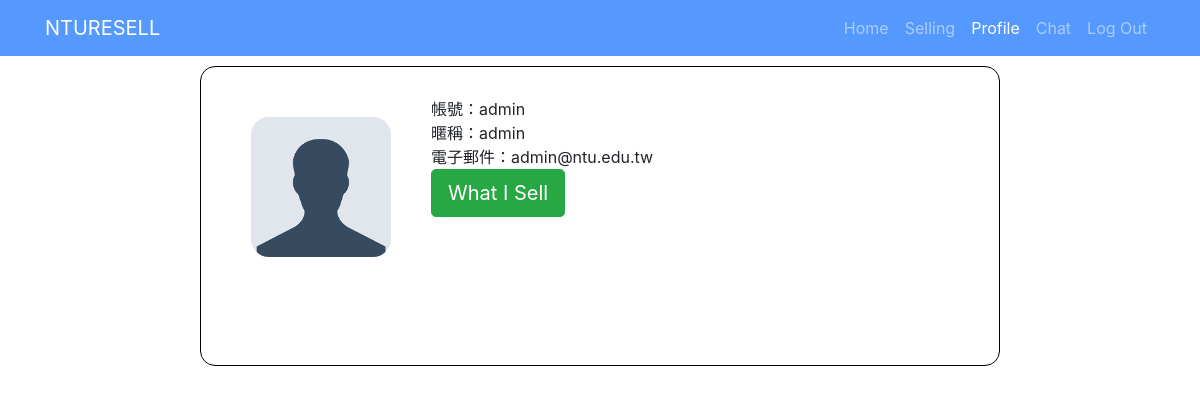
Before: /profile/ (signed in) with the older database file.
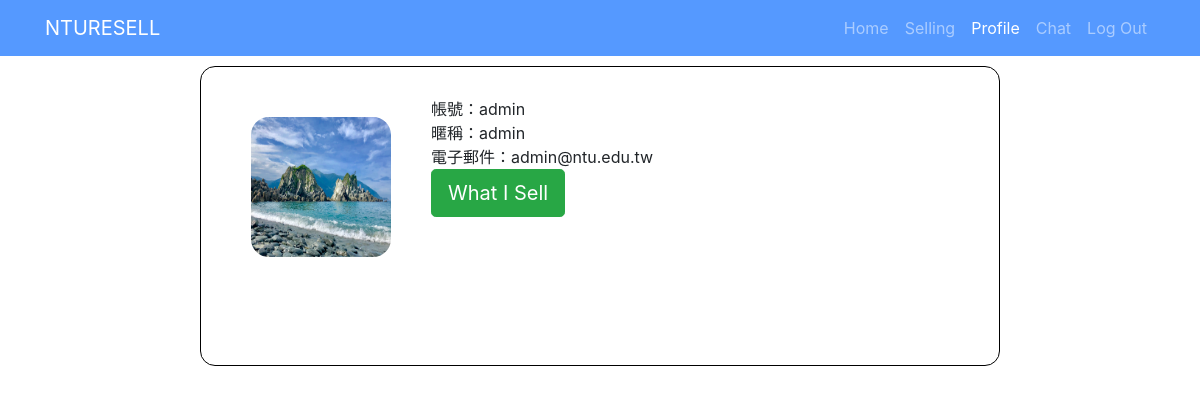
After: the same page with the newer database file.
### users/models.py (models this page shows)
class User(models.Model):
    user = models.OneToOneField(
        settings.AUTH_USER_MODEL,
        on_delete=models.CASCADE,
        primary_key=True,
    )
    nickname = models.CharField(max_length = 20)
    ntumail = models.CharField(max_length = 20 , blank = False)
    profile = models.FileField(upload_to = 'profiles', blank=True)

class UserProfile(models.Model):
    user = models.OneToOneField(
        settings.AUTH_USER_MODEL,
        on_delete=models.CASCADE,
        primary_key=True,
    )
    profile = models.FileField(upload_to = 'profiles', blank=True)

### nturesell/views.py (the view, shortened to what this page needs)
# urls.py: path('profile/',views.profile),
@login_required
def profile(request):
    if request.user.is_authenticated:
        profile = User.objects.get(user_id = request.user.pk)
        if UserProfile.objects.filter(user_id = request.user.pk).exists():
            avatar = UserProfile.objects.get()
        return render(request,'profile.html',locals())
    return render(request,'profile.html',locals())

### templates/profile.html (shortened to what this page needs)
{% extends "base.html" %}
{% load static %}
{% block stylesheet %}
<link href="{% static 'css/profile.css' %}" rel="stylesheet">
{% endblock %}
{% block nevitem %}
<li class="nav-item">
    <a class="nav-link" href="/home">Home
    </a>
</li>
<li class="nav-item">
    <a class="nav-link" href="/sell">Selling</a>
</li>
<li class="nav-item active">
    <a class="nav-link" href="/profile">Profile</a>
</li>
<li class="nav-item">
    <a class="nav-link" href="/chat">Chat</a>
</li>
<li class="nav-item">
    <a class="nav-link" href="/logout">Log Out</a>
</li>
{% endblock %}
{% block mainbody %}
<div id="namecard">
    {% if avatar %}
    <form method="POST" id="changeprofilepic" action="." enctype="multipart/form-data">
        <img src= "/media/{{avatar.profile}}" alt="/static/images/default.jpg">
    </form>
    {% else %}
    <form method="POST" id="changeprofilepic" action="." enctype="multipart/form-data">
        <img src= "/static/images/default.png" alt="/static/images/default.jpg">
    </form>
    {% endif %}
    {% if profile %}
    <div id= "right">
        帳號：{{profile.user.username}} <br> 暱稱：{{profile.nickname}} <br> 電子郵件：{{profile.ntumail}}
    <br>
        <form method="POST" action=".">
            <button class="btn btn-lg btn-success" type="submit">What I Sell</button>
        </form>
    </div>
    {% endif %}
</div>
{% endblock %}

### templates/base.html (shortened to what this page needs)
<!DOCTYPE html>
<html lang="en">
<head>
    {% load static %}
    {% block stylesheet %}
    {% endblock %}
    <link href="{% static 'vendor/bootstrap/css/bootstrap.min.css' %}" rel="stylesheet">
    <link href="{% static 'css/3-col-portfolio.css' %}" rel="stylesheet">
</head>
<body>
    <nav class="navbar navbar-expand-lg navbar-dark bg-dark fixed-top">
        <div class="container">
            <a class="navbar-brand" href="#">NTURESELL</a>
            <div class="collapse navbar-collapse" id="navbarResponsive">
                <ul class="navbar-nav ml-auto">
                    {% block nevitem %}
                    {% endblock %}
                </ul>
            </div>
        </div>
    </nav>
    {% block mainbody %}
    {% endblock %}
</body>
</html>

### static/css/profile.css (style rules this page uses)
html, body { width: 100%; height: 100%; margin: 0px; padding: 0px; background-color: bisque; }
img { width: 140px; height: 140px; border: 1px solid black; border-radius: 18px; margin-top: 20px; margin-left: 20px; position: absolute; }
#namecard { width: 800px; height: 300px; padding: 30px; border: 1px solid black; margin-top: 10px; margin-left: auto; margin-right: auto; border-radius: 15px; }
#right { margin-left: 200px; position: absolute; }

### static/css/3-col-portfolio.css (style rules this page uses)
body { padding-top: 54px; }
@media (min-width: 992px) { body { padding-top: 56px; } }

Changed rows visible on the page:
added UserProfile: profile (picture)
